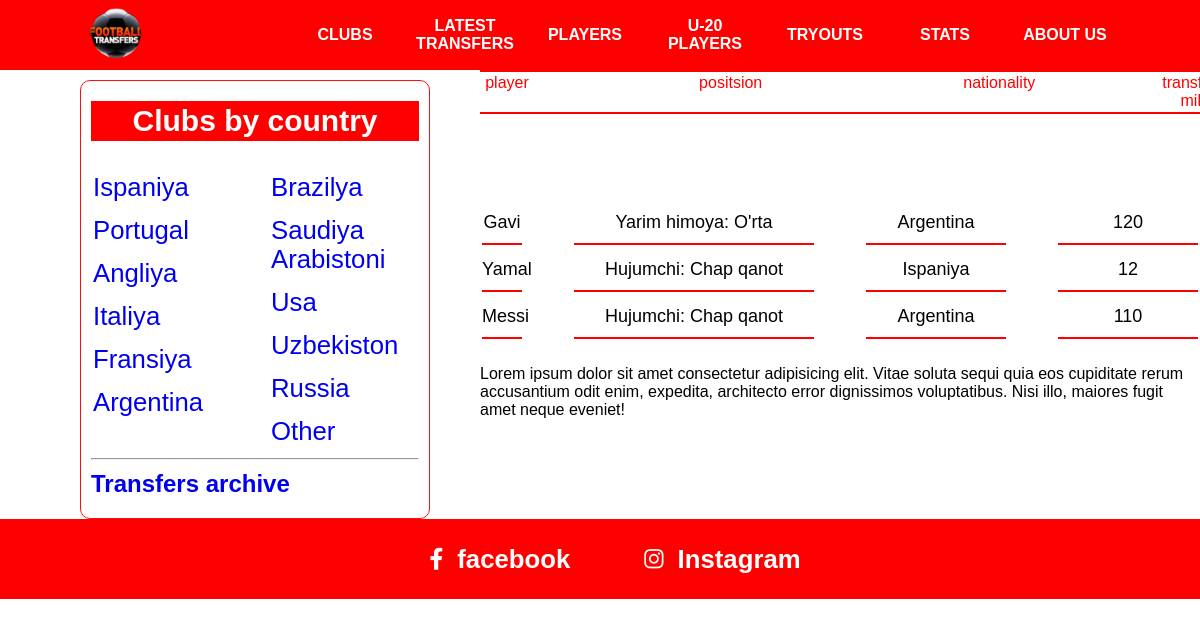
The page /clubs/2/players/ on the database its author committed.
### mainApp/models.py (models this page shows, shortened)
class Davlat(models.Model):
    nom = models.CharField(max_length=255)
    def __str__(self):
        return self.nom

class Player(models.Model):
    ism = models.CharField(max_length=255)
    raqam = models.SmallIntegerField(validators=[MaxValueValidator(99)])
    club = models.ForeignKey(Club, on_delete=models.SET_NULL, null=True)
    t_sana = models.DateField(blank=True, null=True)
    maosh = models.PositiveSmallIntegerField(blank=True, null=True)
    narx = models.PositiveSmallIntegerField(blank=True, null=True)
    davlat = models.ForeignKey(Davlat, on_delete=models.SET_NULL, null=True)
    pozitsiya = models.ForeignKey(Pozitsiya, on_delete=models.SET_NULL, null=True)

class Pozitsiya(models.Model):
    nom = models.CharField(max_length=255)
    turi = models.CharField(max_length=255, blank=True, null=True)
    def __str__(self):
        return f"{self.turi}: {self.nom}"

### mainApp/views.py (the view)
# urls.py: path('clubs/<int:club_id>/players/', ClubPlayersView.as_view(), name='club_players'),
class ClubPlayersView(View):
    def get(self, request, club_id):
        club = Club.objects.get(id=club_id)
        players = Player.objects.filter(club=club)
        context = {
            'clubs': club,
            'players': players,
        }
        return render(request, 'clubplayers.html', context)

### mainApp/context_processors.py (called while the page is built)
def davlatlar(request):
    davlatlar_chap = Davlat.objects.all()[:6]
    davlatlar_ong = Davlat.objects.all()[6:11]
    other_club = Club.objects.filter(id__in=Davlat.objects.filter(id__gt=11).values_list('id', flat=True))
    context = {
        'davlatlar_chap': davlatlar_chap,
        'davlatlar_ong': davlatlar_ong,
        'other_club': other_club,
    }
    return context

### templates/clubplayers.html (shortened to what this page needs)
{% extends 'header.html' %}
{% block content %}
<div class="nav">
  <table class="content-nav">
    <thead>
      <tr>
        <td>player</td>
        <td>positsion</td>
        <td>nationality</td>
        <td>
          transfer value, <br />
          mill. euro
        </td>
      </tr>
    </thead>
  </table>
</div>
<div class="content">
  <table class="players">
    {% for player in players %}
      <tr>
        <td>{{ player.ism }}</td>
        <td>{{ player.pozitsiya }}</td>
        <td>{{ player.davlat }}</td>
        <td>{{ player.narx }}</td>
      </tr>
      {% endfor %}
  </table>
  <p>
    Lorem ipsum dolor sit amet consectetur adipisicing elit. Vitae soluta
    sequi quia eos cupiditate rerum accusantium odit enim, expedita,
    architecto error dignissimos voluptatibus. Nisi illo, maiores fugit
    amet neque eveniet!
  </p>
</div>
{% endblock %}

### templates/header.html (shortened to what this page needs)
<!DOCTYPE html>
<html>
  <head>
    {% load static %}
    <link rel="stylesheet" type="text/css" media="screen" href="/static/css/main.css" />
    <link
      rel="stylesheet"
      href="https://cdnjs.cloudflare.com/ajax/libs/font-awesome/6.1.1/css/all.min.css"
    />
  </head>
  <body>
    <div class="container">
      <div class="navbar">
        <div class="icon">
          <a href="{% url 'home' %}">
            <img src="/static/img/12252568_173-removebg-preview.png" alt="" />
          </a>
        </div>
        <div class="links">
          <div {% block clubs_active %} {% endblock %}><a href="{% url 'clublar' %}">CLUBS</a></div>
          <div {% block latest_transfers_active %} {% endblock %}><a href="{% url 'transfers' %}">LATEST TRANSFERS</a></div>
          <div {% block players_active %} {% endblock %}><a href="{% url 'players' %}">PLAYERS</a></div>
          <div {% block U20_active %} {% endblock %}><a href="{% url 'player_20' %}">U-20 PLAYERS</a></div>
          <div {% block transfers_active %} {% endblock %}><a href="{% url 'tr' %}">TRYOUTS</a></div>
          <div {% block stats_active %} {% endblock %}><a href="{% url 'stats' %}">STATS</a></div>
          <div {% block about_active %} {% endblock %}><a href="{% url 'about' %}">ABOUT US</a></div>
        </div>
      </div>
      <div class="country-clubs">
        <h2 id="title">Clubs by country</h2>
        <div class="country">
          <div>
            {% for davlat in davlatlar_chap %}
            <h3><a href="/davlatlar/{{ davlat.id }}/clubs/">{{ davlat.nom }}</a> <br /></h3>
            {% endfor %}
          </div>
          <div>
            {% for davlat in davlatlar_ong %}
            <h3><a href="/davlatlar/{{ davlat.id }}/clubs/">{{ davlat.nom }}</a> <br /></h3>
            {% endfor %}
            <h3><a href="/davlatlar/other/clubs/">Other</a> <br /></h3>
          </div>
        </div>
         <hr>
        <h2><a href="/transfer-archive/">Transfers archive</a></h2>
      </div>
        {% block content %}
        {% endblock %}
        <div class="footer">
        <a href="https://www.facebook.com/topfootballtransfers/">
          <div>
            <i class="fa-brands fa-facebook-f"></i> &nbsp;
            <h3>facebook</h3>
          </div>
        </a>
        <a href="https://www.instagram.com/topfootballtransfers/">
          <div>
            <i class="fa-brands fa-instagram"></i> &nbsp;
            <h3>Instagram</h3>
          </div>
        </a>
      </div>
    </div>
  </body>
</html>

### static/css/main.css (style rules this page uses)
* { margin: 0; padding: 0; box-sizing: border-box; }
.container { width: 100% !important; display: inline-block; font-family: sans-serif; }
.container .navbar { width: 100%; background-color: red; display: flex; align-items: center; justify-content: space-around; position: fixed; z-index: 99; height: 70px !important; }
.container .navbar .icon { width: 100px; overflow: hidden; }
.container .navbar .icon img { width: 130%; margin-left: -14%; }
.container .navbar .links { z-index: 999; display: flex; }
.container .navbar .links div { width: 100px; text-align: center; display: flex; align-items: center; margin-right: 20px; }
.container .navbar .links div a { color: white; font-weight: 700; text-decoration: none; width: 100px !important; height: 45px; display: flex; align-items: center; justify-content: center; }
.country-clubs { width: 350px; border: 1px solid rgb(255, 16, 16); border-radius: 10px; position: fixed; top: 80px; left: 80px; padding: 10px 10px; padding-bottom: 10px; }
.country-clubs h2 { margin: 10px 0px; transition: all 0.3s ease; }
.country-clubs h2 a { text-decoration: none; }
.country-clubs #title { font-size: 30px; background-color: red; color: white; text-align: center; line-height: 40px; }
.country-clubs .country { width: 100%; display: flex; flex-wrap: wrap; justify-content: space-between; font-size: 22px; margin-top: 20px; }
.country-clubs .country div { width: 150px; height: 100%; }
.country-clubs .country h3 { font-weight: 100 !important; margin: 10px 0px !important; width: 100%; padding: 2px 2px; transition: all 0.3s ease; }
.country-clubs .country h3 a { text-decoration: none; margin-top: 20px !important; }
.nav { width: 805px; background-color: white; position: fixed; left: 480px; top: 70px; }
.players { width: 100%; }
.players tr { display: flex; flex-wrap: wrap; justify-content: space-between; }
.players tr td { width: 140px; margin-bottom: 4px; padding: 10px 0px; font-size: 18px; border-bottom: 2px solid rgb(255, 0, 0); text-align: center; }
.players tr td:nth-child(2), .top-players tr td:nth-child(2), .playerss tr td:nth-child(2) { width: 240px; }
.players tr td:nth-child(1), .top-players tr td:nth-child(1), .playerss tr td:nth-child(1) { width: 40px !important; }
.content { max-width: 800px; margin-left: 480px; margin-top: 200px; padding-bottom: 100px; }
.content p, .content b { margin-top: 20px; }
.content-nav { border-top: 2px solid rgb(255, 0, 0); border-bottom: 2px solid rgb(255, 0, 0); width: 100%; }
.content-nav tr { display: flex; justify-content: space-between !important; }
.content-nav tr td { width: 140px; color: red; text-align: center; }
.content-nav tr td:nth-child(1) { width: 50px; }
.content-nav tr td:nth-child(2) { width: 250px; }
.footer { width: 100%; background-color: red; height: 80px; display: flex; align-items: center; justify-content: center; font-size: 22px; padding-left: 80px; }
.footer a { margin-right: 50px; color: white; text-decoration: none; word-spacing: 8px; padding: 4px 12px; border-radius: 5px; transition: all 0.3s ease; }
.footer a div { display: flex; align-items: center; }

### rows shown on the page
Davlat: nom "Ispaniya"
Davlat: nom "Portugal"
Davlat: nom "Angliya"
Davlat: nom "Italiya"
Davlat: nom "Fransiya"
Davlat: nom "Argentina"
Davlat: nom "Brazilya"
Davlat: nom "Saudiya Arabistoni"
Davlat: nom "Usa"
Davlat: nom "Uzbekiston"
Davlat: nom "Russia"
Player: ism "Gavi", pozitsiya "Yarim himoya: O'rta", davlat "Argentina", narx "120"
Player: ism "Yamal", pozitsiya "Hujumchi: Chap qanot", davlat "Ispaniya", narx "12"
Player: ism "Messi", pozitsiya "Hujumchi: Chap qanot", davlat "Argentina", narx "110"
